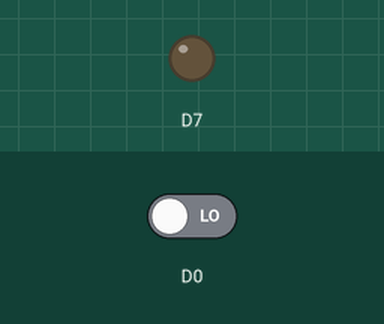
Bench run of a sketch on a simulated Particle Photon. Shown: output pins drawn as LEDs (lit = HIGH). The test bench sets the inputs (shaded band); at power-on: D0 LOW.

Above: at 2.6 s.
Timing chart, 0 to 4.1 s (numbered marks = the images above):
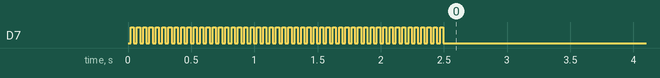

The sketch:

BlacBoxHomeDev.ino
```cpp
/*
 * Project BlacBoxHomeDev
 * Description:
 * Author:
 * Date:
 */

 /*
  * PIR sensor tester
  */


  //Uncommnent the following line to work in offline mode
  //SYSTEM_MODE(MANUAL);

  int led = D7; // we will use D7 LED to monitor sensor activity
  int pir = D0; //connect the PIR output to pin D0 of the Electron

  void setup() {
      pinMode(D0, INPUT_PULLDOWN);
      pinMode(D7,OUTPUT);
      Particle.publish("state", "DHTxx test start");
      blinkitbitch(25, 50);
  }

  void loop() {
      if (digitalRead(D0) == HIGH) {
        Particle.publish("Motion","Detected",60); //publish an event
        blinkitbitch(25, 50);
        delay(1000);
          while (digitalRead(D0) == HIGH); // wait for the sensor to return back to normal
      }
      digitalWrite(D7,LOW);
    }

 void blinkitbitch(int times, int counts){
    int i;
    for (int i=1; i <= counts; i++){
      digitalWrite(D7, HIGH);
      delay(times);
      digitalWrite(D7, LOW);
      delay(times);
   }
}

void checkMotion() {
  if (digitalRead(D0) == HIGH) {
    Particle.publish("Motion","Detected",60); //publish an event
    blinkitbitch(25, 50);
    delay(1000);
      while (digitalRead(D0) == HIGH); // wait for the sensor to return back to normal
      }
    digitalWrite(D7,LOW);
  }
```
